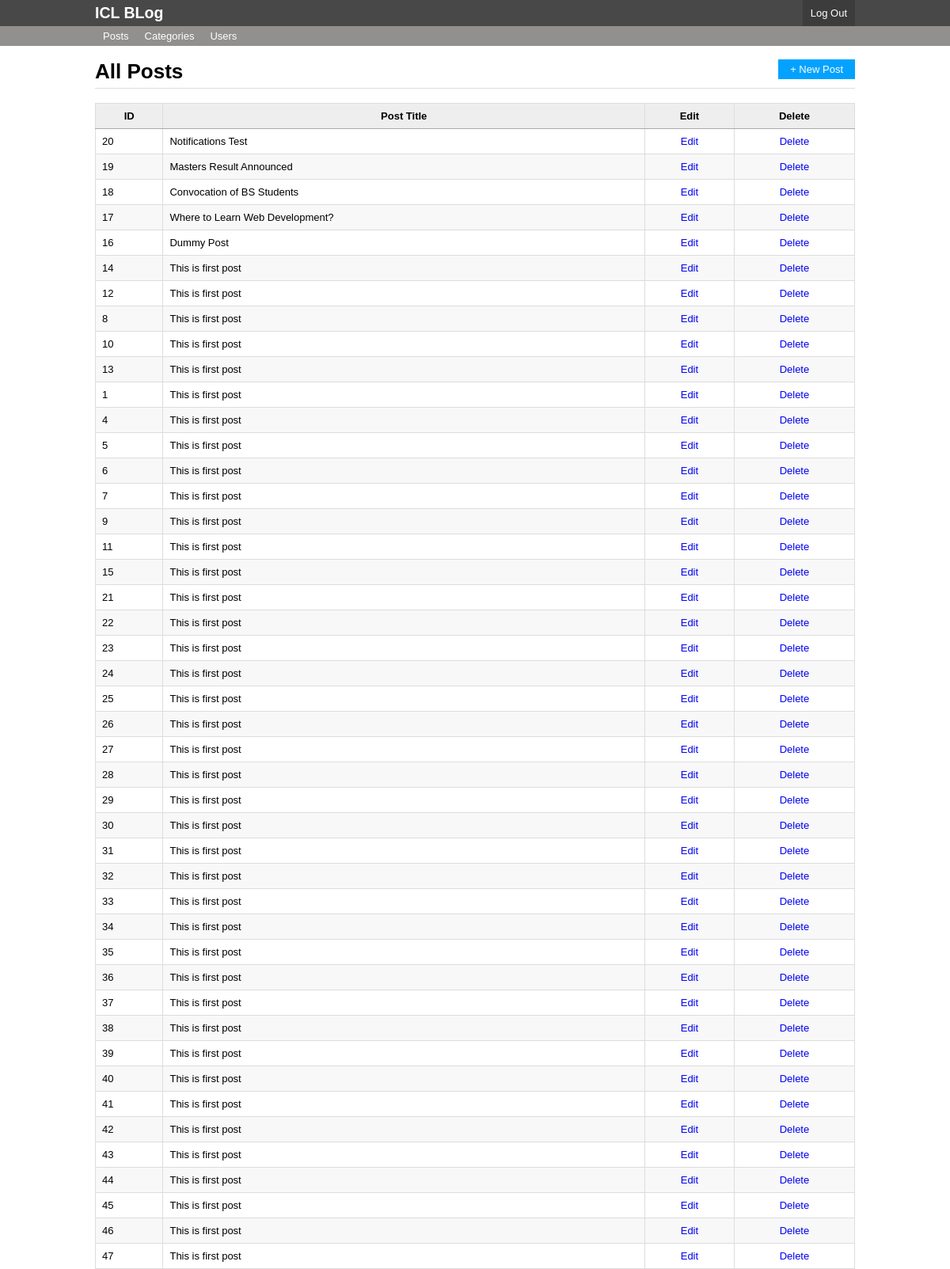
Page /blog/admin/index.php?page=all_posts (signed in) on the committed database.
### tables this page shows
CREATE TABLE IF NOT EXISTS `posts` (
  `post_id` int(11) NOT NULL AUTO_INCREMENT,
  `user_id` int(11) NOT NULL,
  `category_id` int(11) NOT NULL,
  `post_title` varchar(100) NOT NULL,
  `post_content` text NOT NULL,
  `publish_date` timestamp NOT NULL DEFAULT CURRENT_TIMESTAMP,
  PRIMARY KEY (`post_id`)
);

### blog/includes/functions.php (called while the page is built, shortened)
<?php
function is_logged_in() {
	return isset($_SESSION['user_id']);
}
function get_all_posts() {
	global $conn;
	$posts_query = "SELECT * FROM posts ORDER BY publish_date DESC";
	$posts_query = mysqli_query($conn, $posts_query);
	$all_posts = array();
	while( $post = mysqli_fetch_assoc($posts_query) ) {
		$all_posts[] = $post;
	}
	return $all_posts;
}

### blog/admin/includes/all_posts.php (the view)
<div class="container">
	<a class="add-new-btn" href="<?php echo BASE_URL;?>admin">+ New Post</a>
	<h1 class="page-title">All Posts</h1>
	<table class="all-posts-table">
		<thead>
			<tr>
				<th>ID</th>
				<th>Post Title</th>
				<th>Edit</th>
				<th>Delete</th>
			</tr>
		</thead>
		<tbody>
			<?php
				$all_posts = get_all_posts();
				foreach ($all_posts as $post) {
					echo
						"<tr>
							<td>{$post['post_id']}</td>
							<td>{$post['post_title']}</td>
							<td class='text-center'><a href='" . BASE_URL . "admin/?page=edit_post&post_id={$post['post_id']}'>Edit</a></td>
							<td class='text-center'><a class='delete-btn' data-msg='Do you really want to delete this post?' href='" . BASE_URL . "admin/processors/delete-post.php?post_id={$post['post_id']}'>Delete</a></td>
						</tr>";
				}
			?>
		</tbody>
	</table>
</div>

### blog/admin/includes/header.php (shortened to what this page needs)
<!DOCTYPE html>
<html>
<head>
	<link rel="stylesheet" type="text/css" href="<?php echo BASE_URL;?>css/admin.css">
</head>
<body>

### blog/admin/index.php (shortened to what this page needs)
<?php
	require_once(ADMIN_PATH . 'includes/header.php');
	if( is_logged_in() ) {
		require_once(ADMIN_PATH . 'includes/nav.php');
		if( isset($_GET['page']) ) {
			$valid_pages =
				array('new-category', 'new-user', 'all_posts',
					'edit_post', 'all_cats', 'edit_cat',
					'all_users', 'create_user', 'edit_user');
			$page = $_GET['page'];
			if( in_array($page, $valid_pages) )
				require_once(ADMIN_PATH . 'includes/' . $page . '.php');
			else
				require_once(ADMIN_PATH . 'includes/new-post.php');
		} else {
			require_once(ADMIN_PATH . 'includes/new-post.php');
		}
	} else {
		require_once(ADMIN_PATH . 'includes/login.php');
	}
	require_once(ADMIN_PATH . 'includes/footer.php');

### blog/admin/includes/nav.php
<div class="admin-navigation">
	<div class="container">
		<a class="logout-btn" href="processors/logout.php">Log Out</a>
		<a href="<?php echo BASE_URL;?>admin"><h2>ICL BLog</h2></a>
	</div>
</div>
<div class="secondary-navigation">
	<div class="container">
		<ul>
			<li><a href="<?php echo BASE_URL; ?>admin/?page=all_posts">Posts</a></li>
			<li><a href="<?php echo BASE_URL;?>admin/?page=all_cats">Categories</a></li>
			<li><a href="<?php echo BASE_URL;?>admin/?page=all_users">Users</a></li>
		</ul>
	</div>
</div>

### blog/admin/includes/footer.php (shortened to what this page needs)
</body>
</html>

### blog/css/admin.css (style rules this page uses)
body { margin: 0; font-family: 'Arial', sans-serif; font-size: 13px; }
* { box-sizing: border-box; }
a { text-decoration: none; }
.text-center { text-align: center; }
.container { width: 960px; margin: 0 auto; }
.admin-navigation { background: #484848; padding-top: 5px; padding-bottom: 5px; }
.admin-navigation h2 { color: #fff; margin: 0; }
.admin-navigation a.logout-btn { float: right; display: inline-block; color: #fff; text-decoration: none; background: #3C3C3C; height: 33px; line-height: 33px; margin-top: -5px; padding-left: 10px; padding-right: 10px; }
h1.page-title { border-bottom: 1px solid #ddd; padding-bottom: 5px; }
table.all-posts-table td,table.all-posts-table th { border: 1px solid #ddd; padding: 8px; }
table.all-posts-table { border-collapse: collapse; width: 100%; }
.all-posts-table thead tr { background: #eee; }
.all-posts-table thead th { border-bottom: 1px solid #aaa; }
.all-posts-table tbody tr { background: #fff; }
.all-posts-table tbody tr:nth-child(2n) { background: #f8f8f8; }
.secondary-navigation ul { list-style: none; margin: 0; padding: 0; }
.secondary-navigation ul li { display: inline; float: left; }
.secondary-navigation { background: #928F8F; }
.secondary-navigation a { color: #fff; line-height: 25px; padding-right: 10px; padding-left: 10px; display: block; text-align: center; }
.secondary-navigation:after { content: ''; display: block; clear: both; }
.add-new-btn { float: right; display: block; padding: 5px 15px; background: #03A2FF; color: #fff; }

### rows in the picture
posts: post_id "20", post_title "Notifications Test"
posts: post_id "19", post_title "Masters Result Announced"
posts: post_id "18", post_title "Convocation of BS Students"
posts: post_id "17", post_title "Where to Learn Web Development?"
posts: post_id "16", post_title "Dummy Post"
posts: post_id "14", post_title "This is first post"
posts: post_id "12", post_title "This is first post"
posts: post_id "8", post_title "This is first post"
posts: post_id "10", post_title "This is first post"
posts: post_id "13", post_title "This is first post"
posts: post_id "1", post_title "This is first post"
posts: post_id "4", post_title "This is first post"
posts: post_id "5", post_title "This is first post"
posts: post_id "6", post_title "This is first post"
posts: post_id "7", post_title "This is first post"
posts: post_id "9", post_title "This is first post"
posts: post_id "11", post_title "This is first post"
posts: post_id "15", post_title "This is first post"
posts: post_id "21", post_title "This is first post"
posts: post_id "22", post_title "This is first post"
posts: post_id "23", post_title "This is first post"
posts: post_id "24", post_title "This is first post"
posts: post_id "25", post_title "This is first post"
posts: post_id "26", post_title "This is first post"
posts: post_id "27", post_title "This is first post"
posts: post_id "28", post_title "This is first post"
posts: post_id "29", post_title "This is first post"
posts: post_id "30", post_title "This is first post"
posts: post_id "31", post_title "This is first post"
posts: post_id "32", post_title "This is first post"
posts: post_id "33", post_title "This is first post"
posts: post_id "34", post_title "This is first post"
posts: post_id "35", post_title "This is first post"
posts: post_id "36", post_title "This is first post"
posts: post_id "37", post_title "This is first post"
posts: post_id "38", post_title "This is first post"
posts: post_id "39", post_title "This is first post"
posts: post_id "40", post_title "This is first post"
posts: post_id "41", post_title "This is first post"
posts: post_id "42", post_title "This is first post"
posts: post_id "43", post_title "This is first post"
posts: post_id "44", post_title "This is first post"
posts: post_id "45", post_title "This is first post"
posts: post_id "46", post_title "This is first post"
posts: post_id "47", post_title "This is first post"
